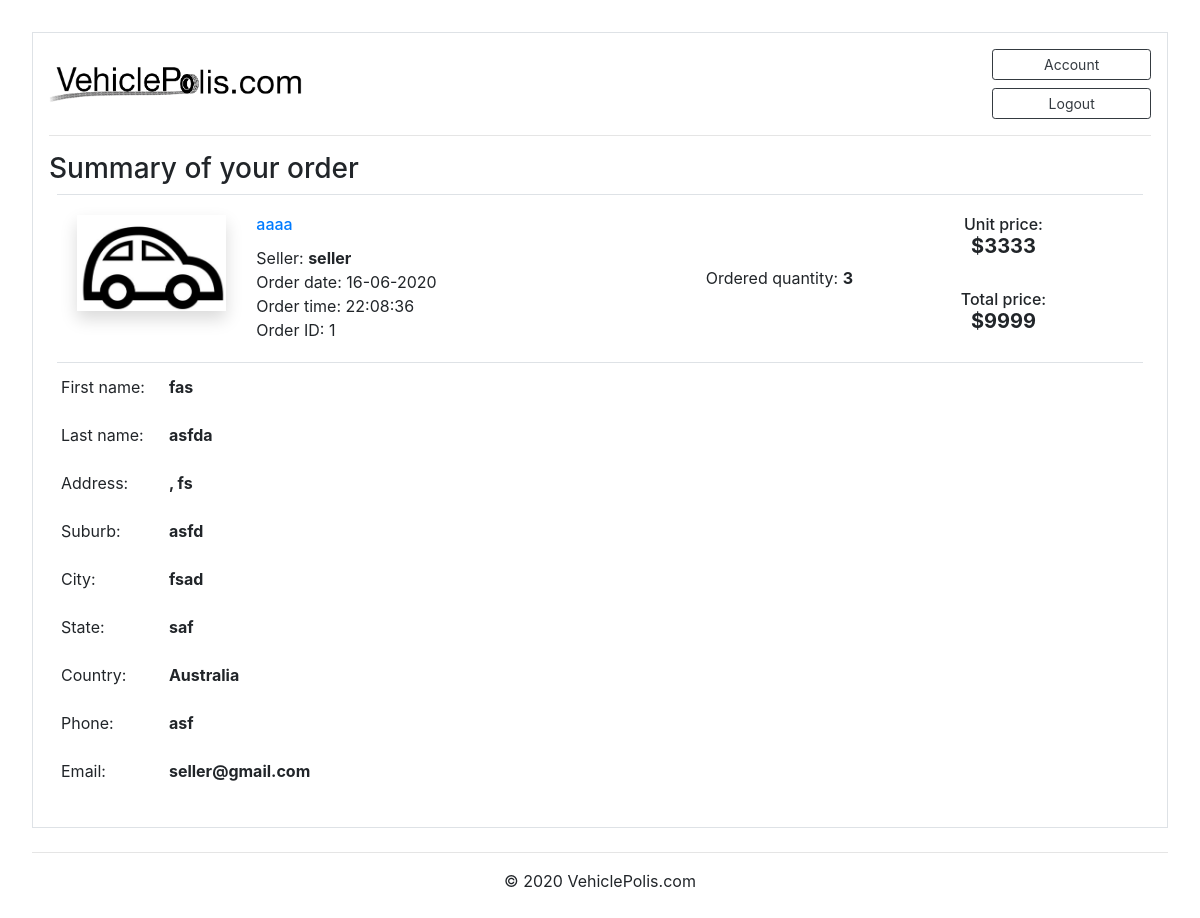
Screenshot of /order_details/1 (signed in) with the database file from the repository.
### marketplace/models.py (models this page shows, shortened)
class Post(db.Model):
    id = db.Column(db.Integer, primary_key=True)
    condition = db.Column(db.String(100), nullable=False)
    title = db.Column(db.String(100), nullable=False)
    make = db.Column(db.String(100), nullable=False)
    model = db.Column(db.String(100), nullable=False)
    price = db.Column(db.Integer(), nullable=False)
    year = db.Column(db.Integer(), nullable=False)
    ODO = db.Column(db.Integer(), nullable=False)
    category = db.Column(db.String(100), nullable=False)
    fuel = db.Column(db.String(100), nullable=False)
    transmission = db.Column(db.String(100), nullable=False)
    quantity = db.Column(db.Integer(), nullable=False)
    date_posted = db.Column(db.DateTime, nullable=False, default=datetime.now)
    description = db.Column(db.Text, nullable=True)
    image_file = db.Column(db.String(20), nullable=False, default='default.png')
    user_id = db.Column(db.Integer, db.ForeignKey('user.id'), nullable=False)
    orders = db.relationship('Order', backref='item', lazy=True)
    reviews = db.relationship('Review', backref='item', lazy=True)

class User(db.Model, UserMixin):
    id = db.Column(db.Integer, primary_key=True)
    username = db.Column(db.String(20), unique=True, nullable=False)
    email = db.Column(db.String(120), unique=True, nullable=False)
    password = db.Column(db.String(60), nullable=False)
    role = db.Column(db.String(10), unique=False, nullable=False) #not sure about this one, gotta figure out
    contact_number = db.Column(db.String(60), nullable=False)
    posts = db.relationship('Post', backref='author', lazy=True)
    orders = db.relationship('Order', backref='author', lazy=True)
    reviews = db.relationship('Review', backref='author', lazy=True)

class Order(db.Model):
    id = db.Column(db.Integer, primary_key=True)
    quantity = db.Column(db.Integer(), nullable=False)
    first_name = db.Column(db.String(100), nullable=False)
    last_name = db.Column(db.String(100), nullable=False)
    company_name = db.Column(db.String(100), nullable=True)
    address1 = db.Column(db.String(100), nullable=False)
    address2 = db.Column(db.String(100), nullable=False)
    suburb = db.Column(db.String(100), nullable=False)
    city = db.Column(db.String(100), nullable=False)
    state = db.Column(db.String(100), nullable=False)
    country = db.Column(db.String(100), nullable=False)
    phone = db.Column(db.String(100), nullable=False)
    email = db.Column(db.String(100), nullable=False)
    date_posted = db.Column(db.DateTime, nullable=False, default=datetime.now)
    item_id = db.Column(db.Integer, db.ForeignKey('post.id'), nullable=False)
    user_id = db.Column(db.Integer, db.ForeignKey('user.id'), nullable=False)
    reviews = db.relationship('Review', backref='order', lazy=True)

### marketplace/routes.py (the view)
@current_app.route("/order_details/<int:order_id>", methods=['GET','POST'])
def order_details(order_id):
    searchform = SearchForm()
    order = Order.query.order_by(Order.id.desc()).filter(Order.id == order_id).first()
    if order.author != current_user:
        abort(403)
    return render_template('order_details.html', searchform=searchform, order=order)

### marketplace/models.py (called while the page is built)
@login_manager.user_loader
def load_user(user_id):
    return User.query.get(int(user_id))

### marketplace/templates/order_details.html (shortened to what this page needs)
{% extends "base.html" %}
{% block content %}
<h3 class="account-heading">Summary of your order</h3>
  <div class="row border-top border-bottom mx-2">
    <div class="card border-0">
        <div class="card-body">
            <div class="row">
                <div class="col-xl-2 col-lg-2 col-xs-2 mp-2">
                <img class="shadow img-fluid" src="{{ url_for('static', filename='images/' + order.item.image_file) }}" alt="Card image cap">
                </div>
                <div class="col-xl-5 col-lg-5 col-xs-5">
                    <h6 class="card-title"><a href="{{ url_for('post', post_id=order.item_id) }}">{{ order.item.title }}</a></h6>
                    Seller: <strong>{{ order.author.username }}</strong><br>
                    Order date: {{ order.date_posted.strftime('%d-%m-%Y') }} <br>
                    Order time: {{ order.date_posted.strftime("%H:%M:%S") }} <br>
                    Order ID: {{order.id}}
                </div>
                <div class="col-xl-2 col-lg-2 col-xs-2 my-auto" align="center">
                    Ordered quantity: <strong>{{ order.quantity }}</strong>
                </div>
                <div class="col-xl-3 col-lg-3 col-xs-3 my-auto" align="center">
                    <h6>Unit price:<strong><h5> ${{ order.item.price }}</strong></h5></h6><br>
                    <h6>Total price:<strong><h5> ${{ order.item.price*order.quantity }}</strong></h5></h6>
                </div>
            </div>
        </div>
    </div>
</div>
<div class="row justify-content-md">
    <div class="col-md-auto">
        <table class="table table-borderless">
            <tbody>
                <tr>
                    <td>First name:</td>
                    <td><strong>{{order.first_name}}</strong></td>
                </tr>
                <tr>
                    <td>Last name:</td>
                    <td><strong>{{order.last_name}}</strong></td>
                </tr>
                <tr>
                    <td>Address:</td>
                    <td><strong>{{order.address2}}, {{order.address1}}</strong></td>
                </tr>
                <tr>
                    <td>Suburb:</td>
                    <td><strong>{{order.suburb}}</strong></td>
                </tr>
                <tr>
                    <td>City:</td>
                    <td><strong>{{order.city}}</strong></td>
                </tr>
                <tr>
                    <td>State:</td>
                    <td><strong>{{order.state}}</strong></td>
                </tr>
                <tr>
                    <td>Country:</td>
                    <td><strong>{{order.country}}</strong></td>
                </tr>
                <tr>
                    <td>Phone:</td>
                    <td><strong>{{order.phone}}</strong></td>
                </tr>
                <tr>
                    <td>Email:</td>
                    <td><strong>{{order.email}}</strong></td>
                </tr>
            </tbody>
        </table>
    </div>
</div>
{% endblock %}

### marketplace/static/CSS/styles.css (style rules this page uses)
body { margin:2rem; }

### rows the page displays
Post: image_file (placeholder picture), item "aaaa", item.price "3333", order.item.price*order.quantity "9999"
User: author.username "seller"
Order: date_posted "16-06-2020", date_posted "22:08:36", id "1", quantity "3", first_name "fas", last_name "asfda", address1 "fs", suburb "asfd", city "fsad", state "saf", country "Australia", phone "asf", email "seller@gmail.com"
